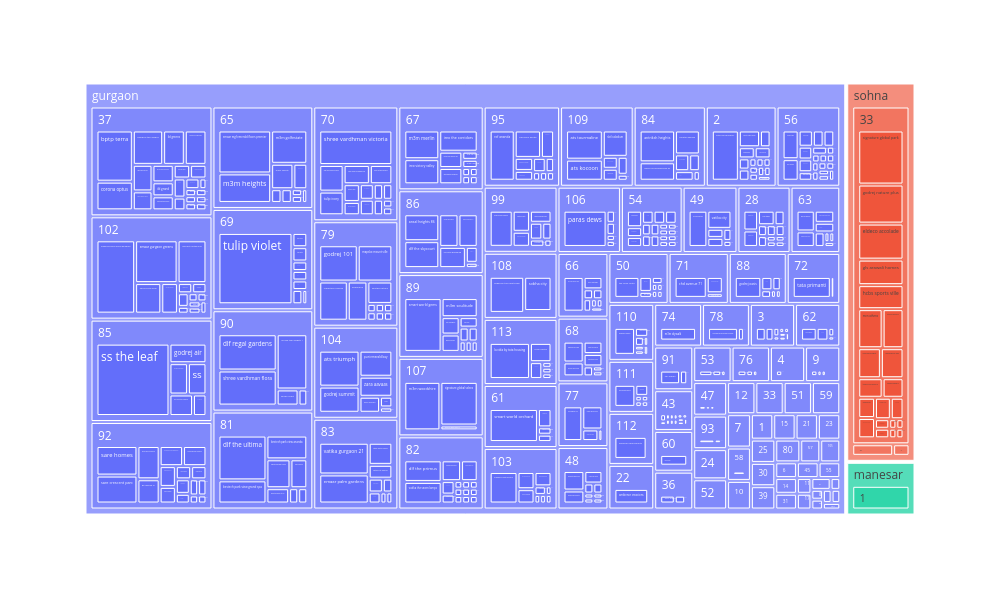

The cell this chart's notebook holds for it:
### Code cell
px.treemap(df, 
           path=["city", "sector", "society"], 
           height=600, width=1000
)

### Figure 1 — Plotly figure (JSON) as saved in the notebook; plotly's stock layout.template omitted (floating-point values rounded to 4 significant figures; data arrays with more than 128 entries replaced by an {"elided": "..."} marker saying what was removed)
{"data": [{"branchvalues": "total", "domain": {"x": [0, 1], "y": [0, 1]}, "hovertemplate": "labels=%{label}<br>count=%{value}<br>parent=%{parent}<br>id=%{id}<extra></extra>", "ids": {"elided": "687 str values"}, "labels": {"elided": "687 str values"}, "name": "", "parents": {"elided": "687 str values"}, "type": "treemap", "values": {"elided": "687 int values"}}], "layout": {"height": 600, "legend": {"tracegroupgap": 0}, "margin": {"t": 60}, "width": 1000}}
